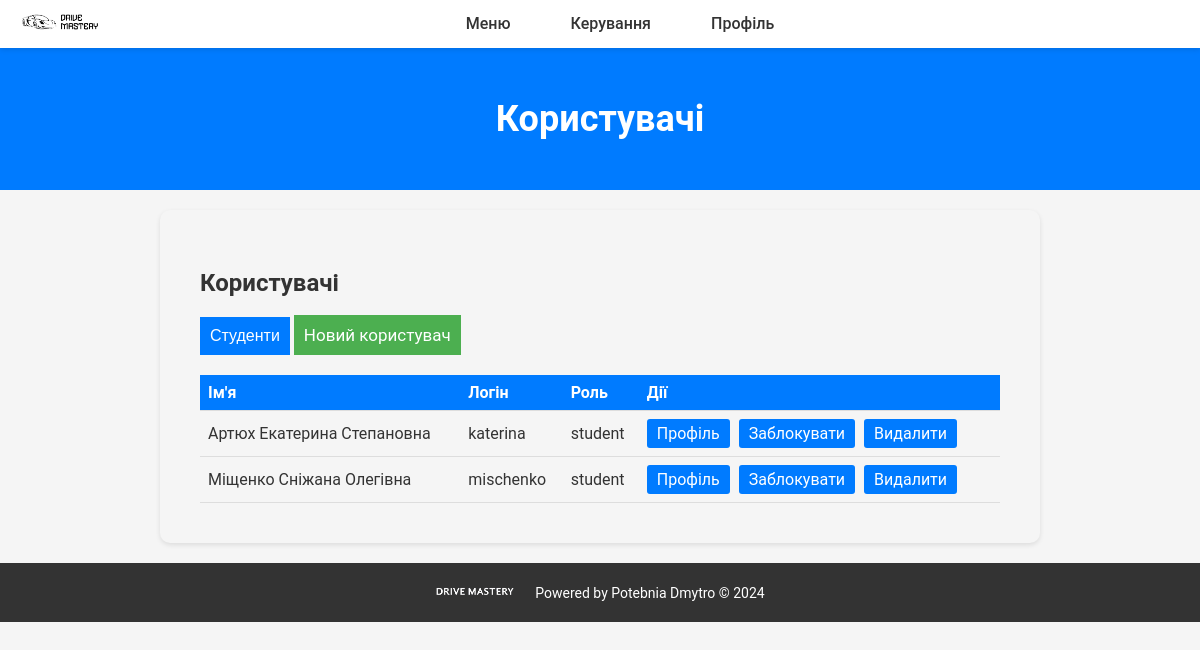
Page /admin_main/users/?show=student (signed in) on the earlier database version.
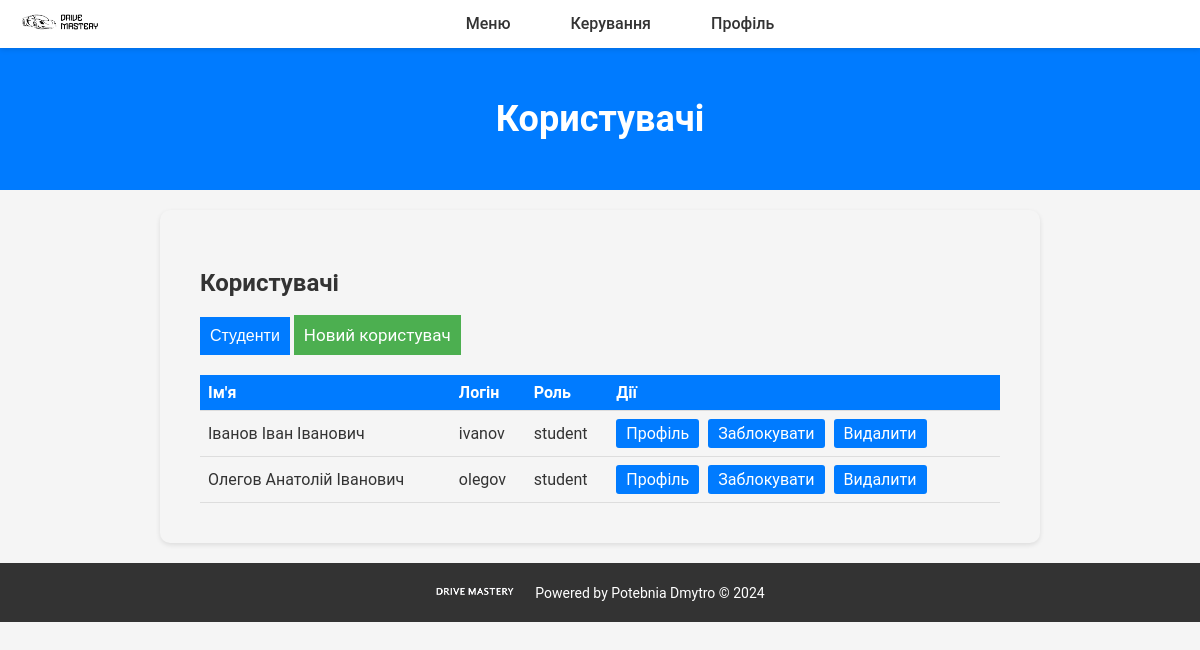
Same page on the later database version.
### main/models.py (models this page shows, shortened)
class CustomUser(AbstractBaseUser): # Кастомна модель користувача
    full_name = models.CharField(max_length=40) # Повне ім'я користувача
    username = models.CharField(max_length=15, unique=True) # Унікальне ім'я користувача
    email = models.EmailField(unique=True) # Унікальна email адреса
    is_active = models.BooleanField(default=True) # Чи активний користувач
    is_admin = models.BooleanField(default=False) # Чи є користувач адміністратором
    is_block = models.BooleanField(default=True) # Чи заблокований користувач
    user_type_choices = [('student', 'Student'),
                         ('teacher', 'Teacher'),
                         ('moderator', 'Moderator'),
                         ('admin', 'Admin')
    ] # Вибір типу користувача
    user_type = models.CharField(max_length=10, choices=user_type_choices) # Поле для зберігання типу користувача
    objects = CustomUserManager() # Вказуємо кастомний менеджер користувачів
    USERNAME_FIELD = 'username' # Поле, яке використовується для логіна
    REQUIRED_FIELDS = ['email', 'full_name'] # Обов'язкові поля

### main/views.py (the view, shortened to what this page needs)
# urls.py: path('<str:users_type>_main/users/', views.users, name='users'),
@login_required
def users(request, users_type): # Функція "користувачі"
    if users_type not in ['admin', 'teacher']:
        return HttpResponseForbidden()
    user_types_mapping = {
        'admin': 'Адміни',
        'moderator': 'Модератори',
        'teacher': 'Викладачі',
        'student': 'Студенти'
    }
    if users_type == 'teacher': # Дозволяємо вчителю керувати тільки студентами
        show_users = 'student'
    else: # Або ж якщо адмін то усіма
        show_users = request.GET.get('show', None)
    type_select = None
    users = CustomUser.objects.all()
    if show_users in user_types_mapping:
        type_select = user_types_mapping[show_users] # Вивід укр інформації хто це
        found_users = users.filter(user_type=show_users).exists() # Змінна перевірки існування записів у БД
    else:
        found_users = False
    context = {
        'users': users,
        'show_content': 'users',
        'show_users': show_users,
        'type_select': type_select,
        'page_title': 'Користувачі',
        'found_users': found_users
    }
    if request.GET.get('unblock'): # Можливість розблокувати
        profile_username = request.GET.get('unblock')
        profile_user = CustomUser.objects.get(username=profile_username)
        profile_user.is_block = False
        profile_user.save()  # Зберігаємо зміни в базі даних
        return redirect(reverse('users', kwargs={'users_type': users_type}) + f'?show={profile_user.user_type}')
    if request.GET.get('block'): # Можливість заблокувати
        profile_username = request.GET.get('block')
        profile_user = CustomUser.objects.get(username=profile_username)
        profile_user.is_block = True
        profile_user.save()  # Зберігаємо зміни в базі даних
        return redirect(reverse('users', kwargs={'users_type': users_type}) + f'?show={profile_user.user_type}')
    if request.GET.get('delete'): # Можливість видалити
        profile_username = request.GET.get('delete')
        profile_user = CustomUser.objects.get(username=profile_username)
        profile_user.delete()  # Видаляємо користувача з бази даних
        return redirect(reverse('users', kwargs={'users_type': users_type}) + f'?show={profile_user.user_type}')
    return render(request, f'main/{users_type}.html', context)

### main/templates/main/admin.html (shortened to what this page needs)
<!DOCTYPE html>
<html lang="uk">
<head>
    <link rel="stylesheet" href="/static/css/users.css">
	<link rel="stylesheet" href="/static/css/forms.css">
	<link rel="stylesheet" href="/static/css/materials.css">
</head>
<body>
    <nav>
        <div class="logo">
            <a href="{% url 'admin' %}" id="logo-link">
                <img src="/static/png/logo.png" alt="Logo" id="logo">
            </a>
        </div>
		<div class="nav-container">
			<ul class="nav-links">
            	<li>
            	    <a href="#">Меню</a>
            	</li>
            	<li>
             	   <a href="#">Керування</a>
            	</li>
            	<li>
                	<a href="#">Профіль</a>
            	</li>
        	</ul>
		</div>
    </nav>
    <header>
        <h1>{{ page_title }}</h1>
    </header>
    <main>
		{% include 'main/extends/users.html' %}
    </main>
    <footer>
        <div class="footer-logo">
            <img src="/static/png/footer.png" alt="Footer Logo">
        </div>
        <div class="footer-text">Powered by Potebnia Dmytro © 2024</div>
    </footer>
</body>
</html>

### main/templates/main/extends/users.html (shortened to what this page needs)
{% if show_content == 'users' %}
	<div class="content-section">
		<h2>Користувачі</h2>
		<div class="users-filter">
        	<button class="dropdown-btn">{{ type_select }}</button>
    	</div>
		<a href="?new_user=true" class="newusr-btn">Новий користувач</a>
    	<table>
        	<thead>
            	<tr>
               	    <th>Ім'я</th>
               		<th>Логін</th>
               		<th>Роль</th>
               	    <th>Дії</th>
            	</tr>
      		</thead>
        	<tbody>
            {% for user in users %}
				{% if user.user_type == show_users %}
					<tr>
                	    <td>{{ user.full_name }}</td>
                	    <td>{{ user.username }}</td>
                	    <td>{{ user.user_type }}</td>
                	    <td>
                        	<a href="{% url 'users' request.user.user_type %}?profile={{ user.username }}" class="action-btn">Профіль</a>
							{% if user.is_block %}
								<a href="{% url 'users' request.user.user_type %}?unblock={{ user.username }}" class="action-btn-unblock">Розблокувати</a>
							{% elif not user.is_block %}
                        		<a href="{% url 'users' request.user.user_type %}?block={{ user.username }}" class="action-btn">Заблокувати</a>
							{% endif %}
                        	<a href="{% url 'users' request.user.user_type %}?delete={{ user.username }}" class="action-btn">Видалити</a>
                	    </td>
            		</tr>
				{% endif %}
            {% endfor %}
        	</tbody>
    	</table>
	</div>
{% endif %}

Differences in the rows shown:
changed CustomUser: full_name "Артюх Екатерина Степановна" → "Іванов Іван Іванович"; username "katerina" → "ivanov"
changed CustomUser: full_name "Міщенко Сніжана Олегівна" → "Олегов Анатолій Іванович"; username "mischenko" → "olegov"
